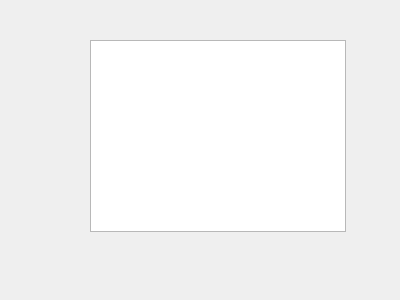
<?xml version="1.0" encoding="UTF-8"?>
<ui version="4.0">
 <class>Form</class>
 <widget class="QWidget" name="Form">
  <property name="geometry">
   <rect>
    <x>0</x>
    <y>0</y>
    <width>400</width>
    <height>300</height>
   </rect>
  </property>
  <property name="windowTitle">
   <string>Form</string>
  </property>
  <widget class="QListView" name="listView">
   <property name="geometry">
    <rect>
     <x>90</x>
     <y>40</y>
     <width>256</width>
     <height>192</height>
    </rect>
   </property>
   <property name="modelColumn">
    <number>0</number>
   </property>
  </widget>
 </widget>
 <resources/>
 <connections/>
</ui>
